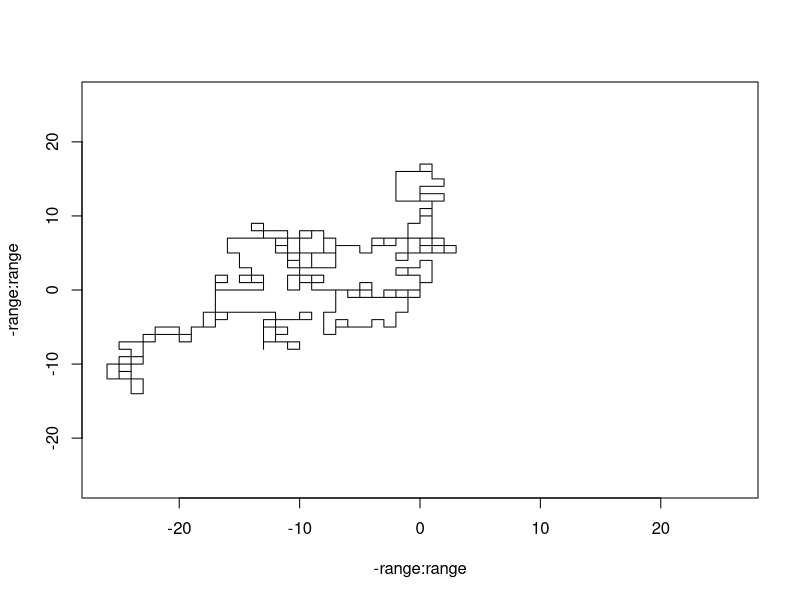

Recreate this plot in R.
# Econ 5/Poli 5D, Lab 6
# In-class Activity
# 
# Instructions: Below is some partially completed code. Using the comments as a 
# guide, finish the code. Remember to use help() if you cannot remember how a 
# function works, for example, help("mean"). Feel free to ask questions and
# help your classmates. 
#
# If you finish early, you can finish class19.R and class20.R. If you've finished
# those as well, you can work on the problem set or your final project. 
#
################################################################################

# Start-up commands
rm(list = ls())

################################################################################
# In Class Exerices
################################################################################

### Factorial Calculator

## 1a. Your goal is to use loops to calculate the factorial of some number provided, x.
#   The factorial of x = x! = x*(x-1)*(x-2)*...*(1). Use a for loop. Store the 
#   factorial of x as the object 'factorial'.

x <- sample(1:10, 1)
factorial <- 1
for(i in 2:x){
  factorial <- factorial*i
}
x
factorial
factorial == factorial(x) # checks your work


## 1b.  Now repeat the tasks but use a while loop instead.

x <- sample(1:10, 1)
x.copy <- x
factorial <- 1
while(x > 0){
  factorial <- factorial*x
  x <- x - 1
}
x.copy
factorial
factorial == factorial(x.copy) # checks your work


#--------------------------------------------------------------------

### Wild Mouse

## 2a. Remy is a mouse who every second runs one unit away from his 
#   current position. However, he randomly decides to turn left, turn right,
#   or continue straight, all with equal probabilities. We will model
#   Remy's behavior with code.

#   Remy starts at position (0, 0) in the x-y plane, initially moving one-unit 
#       forward along the positive y axis. 
#   If he chooses to turn left, he will start moving in the minus x direction, 
#       v.x = -1, v.y = 0.
#   If he chooses to turn right, he will start moving in the positive x direction,
#       v.x = 1, v.y = 0.
#   If he chooses to continue straight, he will continue moving in the positive y 
#       direction, v.x = 0, v.y = -1.

#   You are given the total number of periods that Remy will run ('iterations').
#   For each step of the iteration, keep track of Remy's position using
#   two objects called 'position.x' and 'position.y'.

#   Add code to the five places labeled YOUR CODE HERE below.

iterations <- 400
position.x <- rep(0, iterations)
position.y <- position.x
randn <- position.x
v.x <- 0
v.y <- 1 # set intitial velocity 

for(i in 2:iterations) {
  turn <- sample(-1:1, 1)
  if(turn == -1) {
    if(abs(v.x) == 1) { # turn left
      v.y <- v.x
      v.x <- 0
    } else {
      v.x <- -v.y
      v.y <- 0
    }
  } else if(turn == 1) { # turn right
    if(abs(v.x) == 1) {
      v.y <- -v.x
      v.x <- 0
    } else {
      v.x <- v.y
      v.y <- 0
    }
  } 
  position.x[i] <- position.x[i-1] + v.x
  position.y[i] <- position.y[i-1] + v.y
}

# This plots Remy's journey
dev.off()
range <- max(abs(range(position.x)[2]), abs(range(position.x)[1]), 
             abs(range(position.y)[2]), abs(range(position.y)[1]) )
plot(-range:range, -range:range, type = "n")
lines(position.x, position.y, type = "l")
